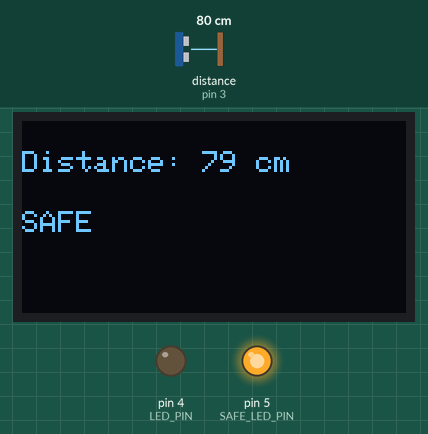
Simulated run of this sketch. Board: Arduino Uno, built with avr-gcc and run on an emulated ATmega328P. Parts: 128×64 one-colour display, output pins drawn as LEDs (lit = HIGH). Wiring (inferred from the names in the program): ultrasonic range finder: trigger pin 2; echo pin 3. Dashed ring = blinking. Inputs (shaded band) come from the test bench; at power-on: distance to the obstacle (sensor on pin 3) 80 cm. The echo pulse lasts 58.3 µs per cm; pins used as bus, display or sensor lines are not drawn; what the sketch prints to the serial monitor is not drawn.

Above: at 1.2 s.
1.3 s: distance to the obstacle (sensor on pin 3) set to 34 cm
At 1.7 s:
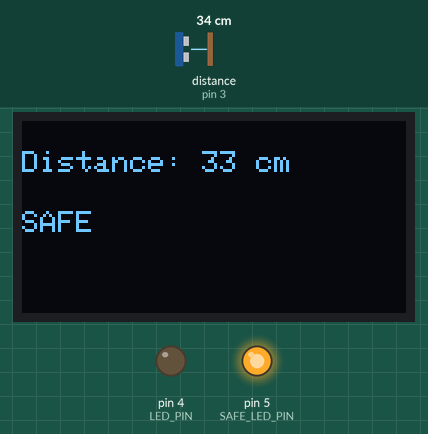
2.8 s: distance to the obstacle (sensor on pin 3) set to 27 cm
At 3.2 s:
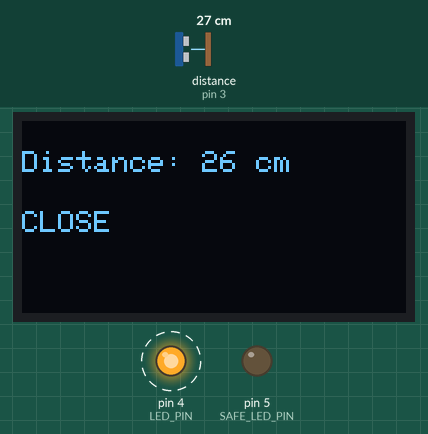
5.8 s: distance to the obstacle (sensor on pin 3) set to 23 cm
7.4 s: distance to the obstacle (sensor on pin 3) set to 18 cm
At 7.9 s:
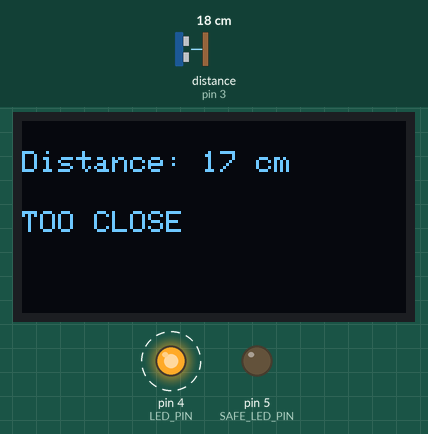
9.5 s: distance to the obstacle (sensor on pin 3) set to 12 cm
At 10.05 s:
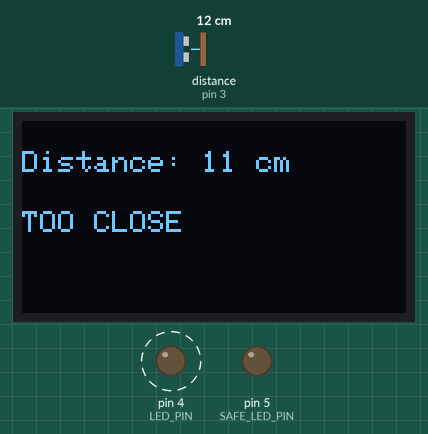
11.0 s: distance to the obstacle (sensor on pin 3) set to 10 cm
At 11.11 s:
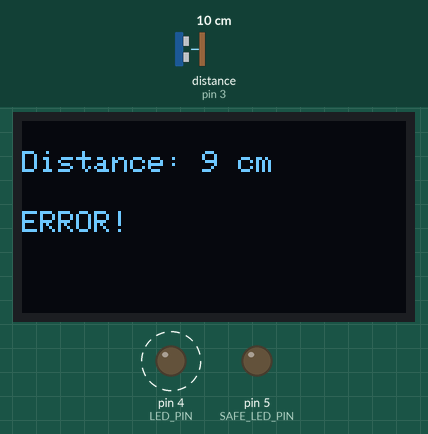
Timing chart, 0 to 13.7 s (numbered marks = the images above; inputs shaded):
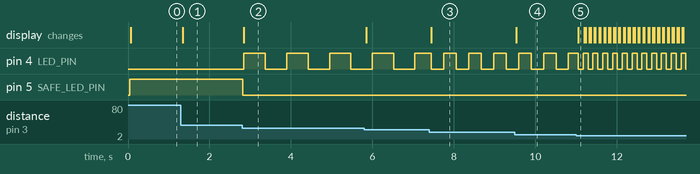

The sketch:

distance_sensor.ino
```cpp
#define TRIG_PIN 2
#define ECHO_PIN 3
#define LED_PIN 4
#define SAFE_LED_PIN 5

#include <Adafruit_GFX.h>
#include <Adafruit_SSD1306.h>

#define SCREEN_WIDTH 128
#define SCREEN_HEIGHT 64
#define OLED_RESET -1
Adafruit_SSD1306 display(SCREEN_WIDTH, SCREEN_HEIGHT, &Wire, OLED_RESET);

unsigned long previousMillis = 0;
unsigned long ledInterval = 500;
bool ledState = LOW;

long distanceCalculator() {
  digitalWrite(TRIG_PIN, LOW);
  delayMicroseconds(2);
  digitalWrite(TRIG_PIN, HIGH);
  delayMicroseconds(10);
  digitalWrite(TRIG_PIN, LOW);

  return pulseIn(ECHO_PIN, HIGH) * 0.0343 / 2;
}

void setup() {
  Serial.begin(9600);
  pinMode(LED_PIN, OUTPUT);
  pinMode(SAFE_LED_PIN, OUTPUT);
  pinMode(TRIG_PIN, OUTPUT);
  pinMode(ECHO_PIN, INPUT);

  if (!display.begin(SSD1306_SWITCHCAPVCC, 0x3C)) {
    Serial.println(F("SSD1306 bulunamadi"));
    for (;;);
  }
  display.clearDisplay();
  display.setTextSize(1);
  display.setTextColor(SSD1306_WHITE);
}

void loop() {
  long distance = distanceCalculator();
  Serial.print("Distance: ");
  Serial.println(distance);

  display.clearDisplay();
  display.setCursor(0,10);
  display.print("Distance: ");
  display.print(distance);
  display.println(" cm");

  String durum;
  if(distance < 10){
    durum = "ERROR!";
    ledInterval = 100;
    digitalWrite(SAFE_LED_PIN, LOW);
  }
  else if(distance < 20){
    durum = "TOO CLOSE";
    ledInterval = 300;
    digitalWrite(SAFE_LED_PIN, LOW);
  }
  else if(distance < 30){
    durum = "CLOSE";
    ledInterval = 500;
    digitalWrite(SAFE_LED_PIN, LOW);
  }
  else {
    durum = "SAFE";
    digitalWrite(LED_PIN, LOW);
    digitalWrite(SAFE_LED_PIN, HIGH);
    ledState = LOW;
  }

  display.setCursor(0,30);
  display.println(durum);
  display.display();

  if(distance < 30){
    unsigned long currentMillis = millis();
    if(currentMillis - previousMillis >= ledInterval){
      previousMillis = currentMillis;
      ledState = !ledState;
      digitalWrite(LED_PIN, ledState);
    }
  }
}
```

Measured:
- the behaviour switches between 31 and 30 cm on distance to the obstacle (sensor on pin 3) (found by bisection; images 1 and 2)
- the behaviour switches between 21 and 20 cm on distance to the obstacle (sensor on pin 3) (found by bisection; images 2 and 3)
- the behaviour switches between 11 and 10 cm on distance to the obstacle (sensor on pin 3) (found by bisection; images 4 and 5)
- after the input at 1.3 s, the display: changes after 0.05 s (image 1)
- after the input at 2.8 s, pin 4 (LED_PIN): alternates HIGH for 0.53 s and LOW for 0.53 s, starting after 0.05 s; pin 5 (SAFE_LED_PIN): HIGH → LOW at once; the display: changes after 0.05 s (image 2)
- after the input at 7.4 s, pin 4 (LED_PIN): alternates HIGH for 0.31 s and LOW for 0.31 s, starting at once; the display: changes at once (image 3)
- after the input at 9.5 s, the display: changes at once (image 4)
- after the input at 11.0 s, pin 4 (LED_PIN): alternates HIGH for 0.12 s and LOW for 0.12 s, starting after 0.06 s; the display: changes after 0.06 s (image 5)
